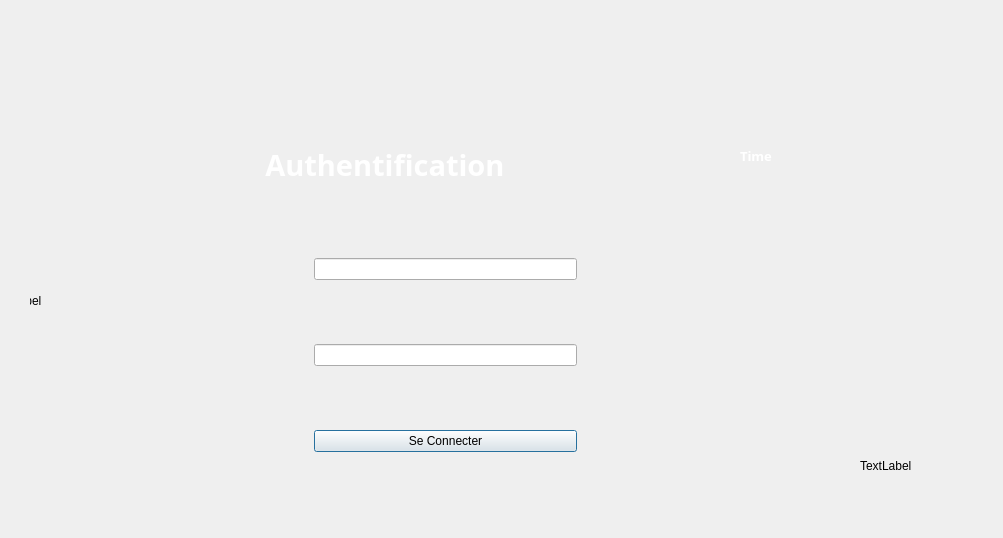
<?xml version="1.0" encoding="UTF-8"?>
<ui version="4.0">
 <class>authentification</class>
 <widget class="QDialog" name="authentification">
  <property name="geometry">
   <rect>
    <x>0</x>
    <y>0</y>
    <width>1003</width>
    <height>538</height>
   </rect>
  </property>
  <property name="windowTitle">
   <string>Dialog</string>
  </property>
  <widget class="QStackedWidget" name="stackedWidget_connexion">
   <property name="geometry">
    <rect>
     <x>30</x>
     <y>20</y>
     <width>961</width>
     <height>541</height>
    </rect>
   </property>
   <property name="styleSheet">
    <string notr="true"/>
   </property>
   <property name="currentIndex">
    <number>0</number>
   </property>
   <widget class="QWidget" name="page_3">
    <widget class="QLabel" name="incorrect_2">
     <property name="geometry">
      <rect>
       <x>357</x>
       <y>535</y>
       <width>521</width>
       <height>16</height>
      </rect>
     </property>
     <property name="styleSheet">
      <string notr="true">font-size:13px;
color:red;
background:none;</string>
     </property>
     <property name="text">
      <string/>
     </property>
    </widget>
    <widget class="QWidget" name="layoutWidget_2">
     <property name="geometry">
      <rect>
       <x>20</x>
       <y>180</y>
       <width>791</width>
       <height>311</height>
      </rect>
     </property>
     <layout class="QGridLayout" name="gridLayout_3">
      <item row="0" column="1">
       <widget class="QLineEdit" name="line_username_2">
        <property name="styleSheet">
         <string notr="true"/>
        </property>
       </widget>
      </item>
      <item row="1" column="1">
       <widget class="QLineEdit" name="line_password_2">
        <property name="styleSheet">
         <string notr="true"/>
        </property>
        <property name="echoMode">
         <enum>QLineEdit::Password</enum>
        </property>
       </widget>
      </item>
      <item row="2" column="1">
       <widget class="QPushButton" name="pushButton_2">
        <property name="text">
         <string>Se Connecter</string>
        </property>
       </widget>
      </item>
      <item row="0" column="2">
       <spacer name="horizontalSpacer_3">
        <property name="orientation">
         <enum>Qt::Horizontal</enum>
        </property>
        <property name="sizeHint" stdset="0">
         <size>
          <width>40</width>
          <height>20</height>
         </size>
        </property>
       </spacer>
      </item>
      <item row="0" column="0">
       <spacer name="horizontalSpacer_4">
        <property name="orientation">
         <enum>Qt::Horizontal</enum>
        </property>
        <property name="sizeHint" stdset="0">
         <size>
          <width>40</width>
          <height>20</height>
         </size>
        </property>
       </spacer>
      </item>
     </layout>
    </widget>
    <widget class="QWidget" name="layoutWidget_4">
     <property name="geometry">
      <rect>
       <x>130</x>
       <y>0</y>
       <width>531</width>
       <height>171</height>
      </rect>
     </property>
     <layout class="QVBoxLayout" name="verticalLayout_2"/>
    </widget>
    <widget class="QLabel" name="timer_2">
     <property name="geometry">
      <rect>
       <x>710</x>
       <y>100</y>
       <width>151</width>
       <height>71</height>
      </rect>
     </property>
     <property name="font">
      <font>
       <family>Perpetua Titling MT</family>
       <pointsize>10</pointsize>
       <weight>75</weight>
       <bold>true</bold>
      </font>
     </property>
     <property name="styleSheet">
      <string notr="true">color: rgb(255, 255, 255);</string>
     </property>
     <property name="text">
      <string>Time</string>
     </property>
    </widget>
    <widget class="QLabel" name="logo_2">
     <property name="geometry">
      <rect>
       <x>30</x>
       <y>50</y>
       <width>81</width>
       <height>101</height>
      </rect>
     </property>
     <property name="styleSheet">
      <string notr="true">image:url(:/new/prefix1/img/logo.png)</string>
     </property>
     <property name="text">
      <string/>
     </property>
    </widget>
    <widget class="QLabel" name="label22">
     <property name="geometry">
      <rect>
       <x>-40</x>
       <y>-60</y>
       <width>1111</width>
       <height>681</height>
      </rect>
     </property>
     <property name="minimumSize">
      <size>
       <width>1111</width>
       <height>681</height>
      </size>
     </property>
     <property name="text">
      <string>TextLabel</string>
     </property>
    </widget>
    <widget class="QLabel" name="label_4">
     <property name="enabled">
      <bool>true</bool>
     </property>
     <property name="geometry">
      <rect>
       <x>160</x>
       <y>60</y>
       <width>529</width>
       <height>169</height>
      </rect>
     </property>
     <property name="sizePolicy">
      <sizepolicy hsizetype="Preferred" vsizetype="Preferred">
       <horstretch>0</horstretch>
       <verstretch>0</verstretch>
      </sizepolicy>
     </property>
     <property name="font">
      <font>
       <family>Roman</family>
       <pointsize>22</pointsize>
       <weight>75</weight>
       <italic>false</italic>
       <bold>true</bold>
      </font>
     </property>
     <property name="styleSheet">
      <string notr="true">color: rgb(255, 255, 255);</string>
     </property>
     <property name="text">
      <string>          Authentification</string>
     </property>
    </widget>
    <widget class="QLabel" name="label_logo1">
     <property name="geometry">
      <rect>
       <x>830</x>
       <y>390</y>
       <width>131</width>
       <height>111</height>
      </rect>
     </property>
     <property name="text">
      <string>TextLabel</string>
     </property>
    </widget>
    <zorder>label22</zorder>
    <zorder>incorrect_2</zorder>
    <zorder>layoutWidget_2</zorder>
    <zorder>layoutWidget_4</zorder>
    <zorder>timer_2</zorder>
    <zorder>logo_2</zorder>
    <zorder>label_4</zorder>
    <zorder>label_logo1</zorder>
   </widget>
   <widget class="QWidget" name="page_4">
    <widget class="QLabel" name="label_5">
     <property name="geometry">
      <rect>
       <x>80</x>
       <y>110</y>
       <width>101</width>
       <height>31</height>
      </rect>
     </property>
     <property name="font">
      <font>
       <pointsize>14</pointsize>
      </font>
     </property>
     <property name="text">
      <string>User</string>
     </property>
    </widget>
    <widget class="QLabel" name="label_6">
     <property name="geometry">
      <rect>
       <x>80</x>
       <y>220</y>
       <width>121</width>
       <height>41</height>
      </rect>
     </property>
     <property name="font">
      <font>
       <pointsize>12</pointsize>
      </font>
     </property>
     <property name="text">
      <string>Mot De Passe</string>
     </property>
    </widget>
    <widget class="QLineEdit" name="lineEdit_usercre_2">
     <property name="geometry">
      <rect>
       <x>300</x>
       <y>120</y>
       <width>113</width>
       <height>22</height>
      </rect>
     </property>
    </widget>
    <widget class="QLineEdit" name="lineEdit_mdpcre_2">
     <property name="geometry">
      <rect>
       <x>300</x>
       <y>230</y>
       <width>113</width>
       <height>22</height>
      </rect>
     </property>
    </widget>
    <widget class="QPushButton" name="pushButton_creationcompte_2">
     <property name="geometry">
      <rect>
       <x>80</x>
       <y>330</y>
       <width>93</width>
       <height>28</height>
      </rect>
     </property>
     <property name="text">
      <string>Creer</string>
     </property>
    </widget>
    <widget class="QPushButton" name="pushButton_annulercnx_2">
     <property name="geometry">
      <rect>
       <x>200</x>
       <y>330</y>
       <width>93</width>
       <height>28</height>
      </rect>
     </property>
     <property name="text">
      <string>Annuler</string>
     </property>
    </widget>
   </widget>
  </widget>
 </widget>
 <resources/>
 <connections/>
</ui>
